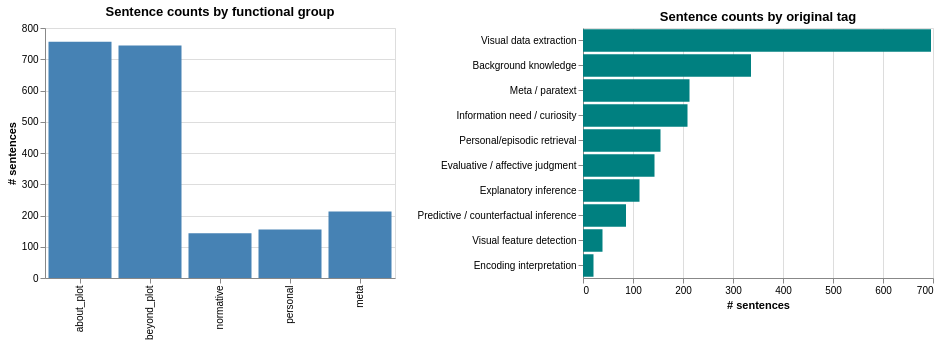

Notebook cell for this chart:
### Markdown cell above
## 1 — Distribution of functional groups

### Code cell
# A. Overall counts
grp_cts = nodes_df["group"].value_counts().reindex(GROUPS + ["unknown"]).dropna().astype(int).reset_index()
grp_cts.columns = ["group", "count"]
chart_a = alt.Chart(grp_cts).mark_bar(color="steelblue").encode(
    x=alt.X("group:N", sort=list(grp_cts["group"]), title=None),
    y=alt.Y("count:Q", title="# sentences"),
).properties(title="Sentence counts by functional group", width=350, height=250)

# B. Fine-grained tags
tag_cts = nodes_df["tag"].value_counts().reset_index()
tag_cts.columns = ["tag", "count"]
chart_b = alt.Chart(tag_cts).mark_bar(color="teal").encode(
    y=alt.Y("tag:N", sort="-x", title=None),
    x=alt.X("count:Q", title="# sentences"),
).properties(title="Sentence counts by original tag", width=350, height=250)

chart_a | chart_b

### Figure 1 — Vega-Lite specification as saved in the notebook (floating-point values rounded to 4 significant figures)
{"config": {"view": {"continuousWidth": 300, "continuousHeight": 300}}, "hconcat": [{"data": {"name": "data-04ddcedde83327682cf6cc9decb01e3c"}, "mark": {"type": "bar", "color": "steelblue"}, "encoding": {"x": {"field": "group", "sort": ["about_plot", "beyond_plot", "normative", "personal", "meta"], "title": null, "type": "nominal"}, "y": {"field": "count", "title": "# sentences", "type": "quantitative"}}, "height": 250, "title": "Sentence counts by functional group", "width": 350}, {"data": {"name": "data-244f0b4cae55b0c2e70e1ef6f3ad70db"}, "mark": {"type": "bar", "color": "teal"}, "encoding": {"x": {"field": "count", "title": "# sentences", "type": "quantitative"}, "y": {"field": "tag", "sort": "-x", "title": null, "type": "nominal"}}, "height": 250, "title": "Sentence counts by original tag", "width": 350}], "$schema": "https://vega.github.io/schema/vega-lite/v6.1.0.json", "datasets": {"data-04ddcedde83327682cf6cc9decb01e3c": [{"group": "about_plot", "count": 756}, {"group": "beyond_plot", "count": 744}, {"group": "normative", "count": 143}, {"group": "personal", "count": 155}, {"group": "meta", "count": 213}], "data-244f0b4cae55b0c2e70e1ef6f3ad70db": [{"tag": "Visual data extraction", "count": 696}, {"tag": "Background knowledge", "count": 336}, {"tag": "Meta / paratext", "count": 213}, {"tag": "Information need / curiosity", "count": 209}, {"tag": "Personal/episodic retrieval", "count": 155}, {"tag": "Evaluative / affective judgment", "count": 143}, {"tag": "Explanatory inference", "count": 113}, {"tag": "Predictive / counterfactual inference", "count": 86}, {"tag": "Visual feature detection", "count": 39}, {"tag": "Encoding interpretation", "count": 21}]}}
